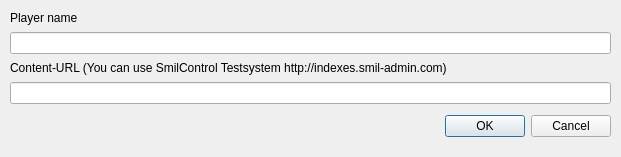
<?xml version="1.0" encoding="UTF-8"?>
<ui version="4.0">
 <class>ConfigDialog</class>
 <widget class="QDialog" name="ConfigDialog">
  <property name="geometry">
   <rect>
    <x>0</x>
    <y>0</y>
    <width>621</width>
    <height>157</height>
   </rect>
  </property>
  <property name="windowTitle">
   <string>Dialog</string>
  </property>
  <widget class="QDialogButtonBox" name="buttonBox">
   <property name="enabled">
    <bool>true</bool>
   </property>
   <property name="geometry">
    <rect>
     <x>270</x>
     <y>110</y>
     <width>341</width>
     <height>32</height>
    </rect>
   </property>
   <property name="font">
    <font>
     <kerning>true</kerning>
    </font>
   </property>
   <property name="orientation">
    <enum>Qt::Horizontal</enum>
   </property>
   <property name="standardButtons">
    <set>QDialogButtonBox::Cancel|QDialogButtonBox::Ok</set>
   </property>
  </widget>
  <widget class="QWidget" name="layoutWidget">
   <property name="geometry">
    <rect>
     <x>10</x>
     <y>10</y>
     <width>601</width>
     <height>95</height>
    </rect>
   </property>
   <layout class="QVBoxLayout" name="verticalLayout">
    <property name="spacing">
     <number>6</number>
    </property>
    <item>
     <widget class="QLabel" name="labelPlayerName">
      <property name="sizePolicy">
       <sizepolicy hsizetype="Maximum" vsizetype="Maximum">
        <horstretch>0</horstretch>
        <verstretch>0</verstretch>
       </sizepolicy>
      </property>
      <property name="text">
       <string>&lt;html&gt;&lt;head/&gt;&lt;body&gt;&lt;p&gt;Player name&lt;/p&gt;&lt;/body&gt;&lt;/html&gt;</string>
      </property>
     </widget>
    </item>
    <item>
     <widget class="QLineEdit" name="lineEditPlayerName"/>
    </item>
    <item>
     <widget class="QLabel" name="labelContentUrl">
      <property name="sizePolicy">
       <sizepolicy hsizetype="Maximum" vsizetype="Maximum">
        <horstretch>0</horstretch>
        <verstretch>0</verstretch>
       </sizepolicy>
      </property>
      <property name="text">
       <string>&lt;html&gt;&lt;head/&gt;&lt;body&gt;&lt;p&gt;Content-URL (You can use SmilControl Testsystem http://indexes.smil-admin.com)&lt;/p&gt;&lt;/body&gt;&lt;/html&gt;</string>
      </property>
     </widget>
    </item>
    <item>
     <widget class="QLineEdit" name="lineEditContentUrl"/>
    </item>
   </layout>
  </widget>
 </widget>
 <tabstops>
  <tabstop>lineEditPlayerName</tabstop>
  <tabstop>lineEditContentUrl</tabstop>
 </tabstops>
 <resources/>
 <connections>
  <connection>
   <sender>buttonBox</sender>
   <signal>accepted()</signal>
   <receiver>ConfigDialog</receiver>
   <slot>accept()</slot>
   <hints>
    <hint type="sourcelabel">
     <x>248</x>
     <y>254</y>
    </hint>
    <hint type="destinationlabel">
     <x>157</x>
     <y>274</y>
    </hint>
   </hints>
  </connection>
  <connection>
   <sender>buttonBox</sender>
   <signal>rejected()</signal>
   <receiver>ConfigDialog</receiver>
   <slot>reject()</slot>
   <hints>
    <hint type="sourcelabel">
     <x>316</x>
     <y>260</y>
    </hint>
    <hint type="destinationlabel">
     <x>286</x>
     <y>274</y>
    </hint>
   </hints>
  </connection>
 </connections>
</ui>
